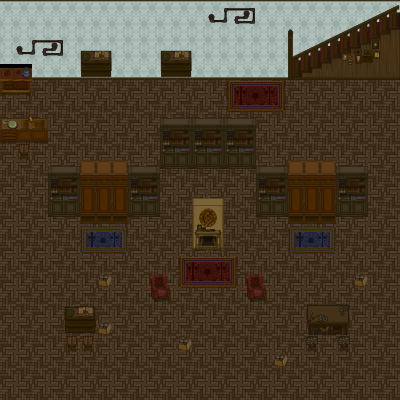

The image is a tile-based game level rendered from a .tmx file. Its description and complete source (layers, tilesets, objects, tile grids) follow:
An orthogonal 25x25 tile map with 16x16 px tiles, 4 tile layers (floor, carpets, material, decorations), 2 tilesets.

<map version="1.10" tiledversion="1.11.2" orientation="orthogonal" renderorder="right-down" width="25" height="25" tilewidth="16" tileheight="16" infinite="0" nextlayerid="5" nextobjectid="1">
 <tileset firstgid="1" source="furniture.tsx" />
 <tileset firstgid="89" source="house.tsx" />
 <layer id="1" name="floor" width="25" height="25">
  <data encoding="csv">
0,0,0,0,0,0,0,0,0,0,0,0,0,0,0,0,0,0,0,0,0,0,0,0,0,
0,0,0,0,0,0,0,0,0,0,0,0,0,0,0,0,0,0,0,0,0,0,0,0,0,
0,0,0,0,0,0,0,0,0,0,0,0,0,0,0,0,0,0,0,0,0,0,0,0,0,
0,0,0,0,0,0,0,0,0,0,0,0,0,0,0,0,0,0,0,0,0,0,0,0,0,
0,0,0,0,0,0,0,0,0,0,0,0,0,0,0,0,0,0,0,0,0,0,0,0,0,
31,32,31,32,31,32,31,32,31,32,31,32,31,32,31,32,31,32,31,32,31,32,31,32,31,
39,40,39,40,39,40,39,40,39,40,39,40,39,40,39,40,39,40,39,40,39,40,39,40,39,
31,32,31,32,31,32,31,32,31,32,31,32,31,32,31,32,31,32,31,32,31,32,31,32,31,
39,40,39,40,39,40,39,40,39,40,39,40,39,40,39,40,39,40,39,40,39,40,39,40,39,
31,32,31,32,31,32,31,32,31,32,31,32,31,32,31,32,31,32,31,32,31,32,31,32,31,
39,40,39,40,39,40,39,40,39,40,39,40,39,40,39,40,39,40,39,40,39,40,39,40,39,
31,32,31,32,31,32,31,32,31,32,31,32,31,32,31,32,31,32,31,32,31,32,31,32,31,
39,40,39,40,39,40,39,40,39,40,39,40,39,40,39,40,39,40,39,40,39,40,39,40,39,
31,32,31,32,31,32,31,32,31,32,31,32,31,32,31,32,31,32,31,32,31,32,31,32,31,
39,40,39,40,39,40,39,40,39,40,39,40,39,40,39,40,39,40,39,40,39,40,39,40,39,
31,32,31,32,31,32,31,32,31,32,31,32,31,32,31,32,31,32,31,32,31,32,31,32,31,
39,40,39,40,39,40,39,40,39,40,39,40,39,40,39,40,39,40,39,40,39,40,39,40,39,
31,32,31,32,31,32,31,32,31,32,31,32,31,32,31,32,31,32,31,32,31,32,31,32,31,
39,40,39,40,39,40,39,40,39,40,39,40,39,40,39,40,39,40,39,40,39,40,39,40,39,
31,32,31,32,31,32,31,32,31,32,31,32,31,32,31,32,31,32,31,32,31,32,31,32,31,
39,40,39,40,39,40,39,40,39,40,39,40,39,40,39,40,39,40,39,40,39,40,39,40,39,
31,32,31,32,31,32,31,32,31,32,31,32,31,32,31,32,31,32,31,32,31,32,31,32,31,
39,40,39,40,39,40,39,40,39,40,39,40,39,40,39,40,39,40,39,40,39,40,39,40,39,
31,32,31,32,31,32,31,32,31,32,31,32,31,32,31,32,31,32,31,32,31,32,31,32,31,
39,40,39,40,39,40,39,40,39,40,39,40,39,40,39,40,39,40,39,40,39,40,39,40,39
</data>
 </layer>
 <layer id="4" name="carpets" width="25" height="25">
  <data encoding="csv">
0,0,0,0,0,0,0,0,0,0,0,0,0,0,0,0,0,0,0,0,0,0,0,0,0,
0,0,0,0,0,0,0,0,0,0,0,0,0,0,0,0,0,0,0,0,0,0,0,0,0,
0,0,0,0,0,0,0,0,0,0,0,0,0,0,0,0,0,0,0,0,0,0,0,0,0,
0,0,0,0,0,0,0,0,0,0,0,0,0,0,0,0,0,0,0,0,0,0,0,0,0,
0,0,0,0,0,0,0,0,0,0,0,0,0,0,0,0,0,0,0,0,0,0,0,0,0,
0,0,0,0,0,0,0,0,0,0,0,0,0,0,139,140,141,142,0,0,0,0,0,0,0,
0,0,0,0,0,0,0,0,0,0,0,0,0,0,149,150,151,152,0,0,0,0,0,0,0,
0,0,0,0,0,0,0,0,0,0,0,0,0,0,0,0,0,0,0,0,0,0,0,0,0,
0,0,0,0,0,0,0,0,0,0,0,0,0,0,0,0,0,0,0,0,0,0,0,0,0,
0,0,0,0,0,0,0,0,0,0,0,0,0,0,0,0,0,0,0,0,0,0,0,0,0,
0,0,0,0,0,0,0,0,0,0,0,0,0,0,0,0,0,0,0,0,0,0,0,0,0,
0,0,0,0,0,0,0,0,0,0,0,0,0,0,0,0,0,0,0,0,0,0,0,0,0,
0,0,0,0,0,0,0,0,0,0,0,0,0,0,0,0,0,0,0,0,0,0,0,0,0,
0,0,0,0,0,0,0,0,0,0,0,0,0,0,0,0,0,0,0,0,0,0,0,0,0,
0,0,0,0,0,226,227,228,0,0,0,0,0,0,0,0,0,0,226,227,228,0,0,0,0,
0,0,0,0,0,236,237,238,0,0,0,0,0,0,0,0,0,0,236,237,238,0,0,0,0,
0,0,0,0,0,0,0,0,0,0,0,139,140,141,142,0,0,0,0,0,0,0,0,0,0,
0,0,0,0,0,0,0,0,0,0,0,149,150,151,152,0,0,0,0,0,0,0,0,0,0,
0,0,0,0,0,0,0,0,0,0,0,0,0,0,0,0,0,0,0,0,0,0,0,0,0,
0,0,0,0,0,0,0,0,0,0,0,0,0,0,0,0,0,0,0,0,0,0,0,0,0,
0,0,0,0,0,0,0,0,0,0,0,0,0,0,0,0,0,0,0,0,0,0,0,0,0,
0,0,0,0,0,0,0,0,0,0,0,0,0,0,0,0,0,0,0,0,0,0,0,0,0,
0,0,0,0,0,0,0,0,0,0,0,0,0,0,0,0,0,0,0,0,0,0,0,0,0,
0,0,0,0,0,0,0,0,0,0,0,0,0,0,0,0,0,0,0,0,0,0,0,0,0,
0,0,0,0,0,0,0,0,0,0,0,0,0,0,0,0,0,0,0,0,0,0,0,0,0
</data>
 </layer>
 <layer id="2" name="material" width="25" height="25">
  <data encoding="csv">
3,3,3,3,3,3,3,3,3,3,3,3,3,3,3,3,3,3,3,3,3,3,3,3,3,
11,11,11,11,11,11,11,11,11,11,11,11,11,11,11,11,11,11,11,11,11,11,11,11,11,
11,11,11,11,11,11,11,11,11,11,11,11,11,11,11,11,11,11,11,11,11,11,11,11,11,
11,11,11,11,11,11,11,11,11,11,11,11,11,11,11,11,11,11,11,11,11,11,11,11,11,
159,160,19,19,19,19,19,19,19,19,19,19,19,19,19,19,19,19,19,19,19,19,19,19,19,
169,170,0,0,0,0,0,0,0,0,0,0,0,0,0,0,0,0,0,0,0,0,0,0,0,
0,0,0,0,0,0,0,0,0,0,0,0,0,0,0,0,0,0,0,0,0,0,0,0,0,
179,180,181,0,0,0,0,0,0,0,89,90,89,90,89,90,0,0,0,0,0,0,0,0,0,
189,190,191,0,0,0,0,0,0,0,99,100,99,100,99,100,0,0,0,0,0,0,0,0,0,
0,131,0,0,0,0,0,0,0,0,109,110,109,110,109,110,0,0,0,0,0,0,0,0,0,
0,0,0,89,90,199,199,199,89,90,119,120,119,120,119,120,89,90,199,199,199,89,90,0,0,
0,0,0,99,100,209,209,209,99,100,0,0,0,0,0,0,99,100,209,209,209,99,100,0,0,
0,0,0,109,110,219,219,219,109,110,0,0,91,92,0,0,109,110,219,219,219,109,110,0,0,
0,0,0,119,120,229,229,229,119,120,0,0,101,102,0,0,119,120,229,229,229,119,120,0,0,
0,0,0,0,0,0,0,0,0,0,0,0,111,112,0,0,0,0,0,0,0,0,0,0,0,
0,0,0,0,0,0,0,0,0,0,0,0,121,122,0,0,0,0,0,0,0,0,0,0,0,
0,0,0,0,0,0,0,0,0,0,0,0,0,0,0,0,0,0,0,0,0,0,0,0,0,
0,0,0,0,0,0,137,0,0,93,94,0,0,0,0,93,94,0,0,0,0,0,137,0,0,
0,0,0,0,0,0,0,0,0,103,104,0,0,0,0,103,104,0,0,0,0,0,0,0,0,
0,0,0,0,143,144,0,0,0,0,0,0,0,0,0,0,0,0,0,95,96,97,0,0,0,
0,0,0,0,153,154,137,0,0,0,0,0,0,0,0,0,0,0,0,105,106,107,0,0,0,
0,0,0,0,131,131,0,0,0,0,0,137,0,0,0,0,0,0,0,132,0,132,0,0,0,
0,0,0,0,0,0,0,0,0,0,0,0,0,0,0,0,0,137,0,0,0,0,0,0,0,
0,0,0,0,0,0,0,0,0,0,0,0,0,0,0,0,0,0,0,0,0,0,0,0,0,
0,0,0,0,0,0,0,0,0,0,0,0,0,0,0,0,0,0,0,0,0,0,0,0,0
</data>
 </layer>
 <layer id="3" name="decorations" width="25" height="25">
  <data encoding="csv">
0,0,0,0,0,0,0,0,0,0,0,0,0,210,211,212,0,0,162,163,164,165,166,167,168,
0,0,0,0,0,0,0,0,0,0,0,0,0,220,221,222,0,0,172,173,174,175,176,177,178,
0,210,211,212,0,0,0,0,0,0,0,0,0,0,0,0,0,0,182,183,184,185,186,187,188,
0,220,221,222,0,143,144,0,0,0,143,144,0,0,0,0,0,0,192,193,194,195,196,197,198,
0,0,0,0,0,153,154,0,0,0,153,154,0,0,0,0,0,0,202,203,204,205,206,207,208,
0,0,0,0,0,0,0,0,0,0,0,0,0,0,0,0,0,0,0,0,0,0,0,0,0,
0,0,0,0,0,0,0,0,0,0,0,0,0,0,0,0,0,0,0,0,0,0,0,0,0,
0,0,0,0,0,0,0,0,0,0,0,0,0,0,0,0,0,0,0,0,0,0,0,0,0,
0,0,0,0,0,0,0,0,0,0,0,0,0,0,0,0,0,0,0,0,0,0,0,0,0,
0,0,0,0,0,0,0,0,0,0,0,0,0,0,0,0,0,0,0,0,0,0,0,0,0,
0,0,0,0,0,0,0,0,0,0,0,0,0,0,0,0,0,0,0,0,0,0,0,0,0,
0,0,0,0,0,0,0,0,0,0,0,0,0,0,0,0,0,0,0,0,0,0,0,0,0,
0,0,0,0,0,0,0,0,0,0,0,0,0,0,0,0,0,0,0,0,0,0,0,0,0,
0,0,0,0,0,0,0,0,0,0,0,0,0,0,0,0,0,0,0,0,0,0,0,0,0,
0,0,0,0,0,0,0,0,0,0,0,0,0,0,0,0,0,0,0,0,0,0,0,0,0,
0,0,0,0,0,0,0,0,0,0,0,0,0,0,0,0,0,0,0,0,0,0,0,0,0,
0,0,0,0,0,0,0,0,0,0,0,0,0,0,0,0,0,0,0,0,0,0,0,0,0,
0,0,0,0,0,0,0,0,0,0,0,0,0,0,0,0,0,0,0,0,0,0,0,0,0,
0,0,0,0,0,0,0,0,0,0,0,0,0,0,0,0,0,0,0,0,0,0,0,0,0,
0,0,0,0,0,0,0,0,0,0,0,0,0,0,0,0,0,0,0,0,0,0,0,0,0,
0,0,0,0,0,0,0,0,0,0,0,0,0,0,0,0,0,0,0,0,0,0,0,0,0,
0,0,0,0,0,0,0,0,0,0,0,0,0,0,0,0,0,0,0,0,0,0,0,0,0,
0,0,0,0,0,0,0,0,0,0,0,0,0,0,0,0,0,0,0,0,0,0,0,0,0,
0,0,0,0,0,0,0,0,0,0,0,0,0,0,0,0,0,0,0,0,0,0,0,0,0,
0,0,0,0,0,0,0,0,0,0,0,0,0,0,0,0,0,0,0,0,0,0,0,0,0
</data>
 </layer>
</map>